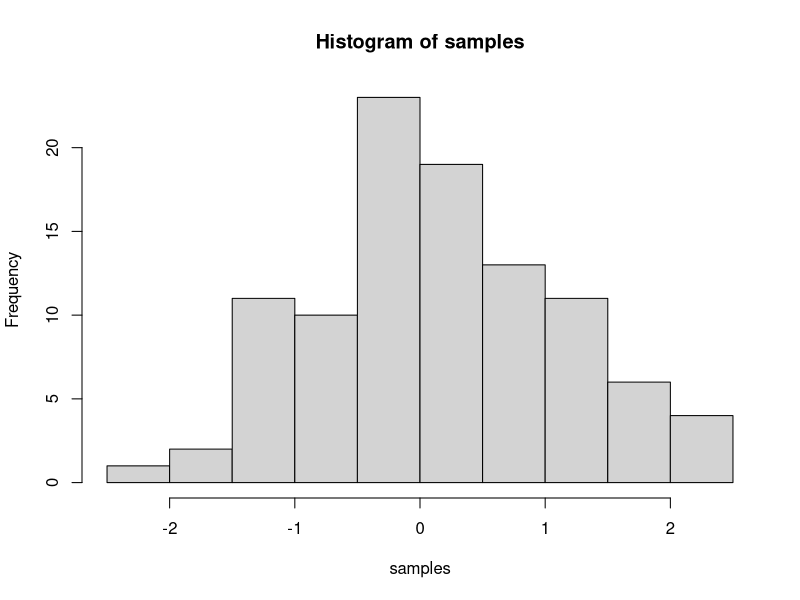

Generate this figure with R:
## ---- chunk 1
knitr::opts_chunk$set(message=FALSE,warning=FALSE, cache=TRUE)
## ---- chunk 2
samples <- rnorm(100, mean=0, sd=1)
hist(samples)
## ---- chunk 3
1+2
2*5
5/3
(1+6+4)/5

## ---- chunk 4
a<-1
b<-2
a+b

d<-c(1,2,3)
e<-c(5,6,7)
d+e
d*e
d/e

## ---- chunk 5
# for loop solution
# i becomes the number 1 to 100 at each step of the loop


a <- length(100) # make empty variable, set length to 100
for (i in 1:100){
  a[i] <-i #assigns the number in i, to the ith index of a
}

print(a)

# for loop solution #2

a<-c() #create empty variable using combine command
for (i in 1:100){
  a<-c(a,i) # keeps combining a with itself and the new number in i
}
print(a)

# seq solution
a <- seq(1,100,1) # look up help for seq using ?seq() in console
print(a)

